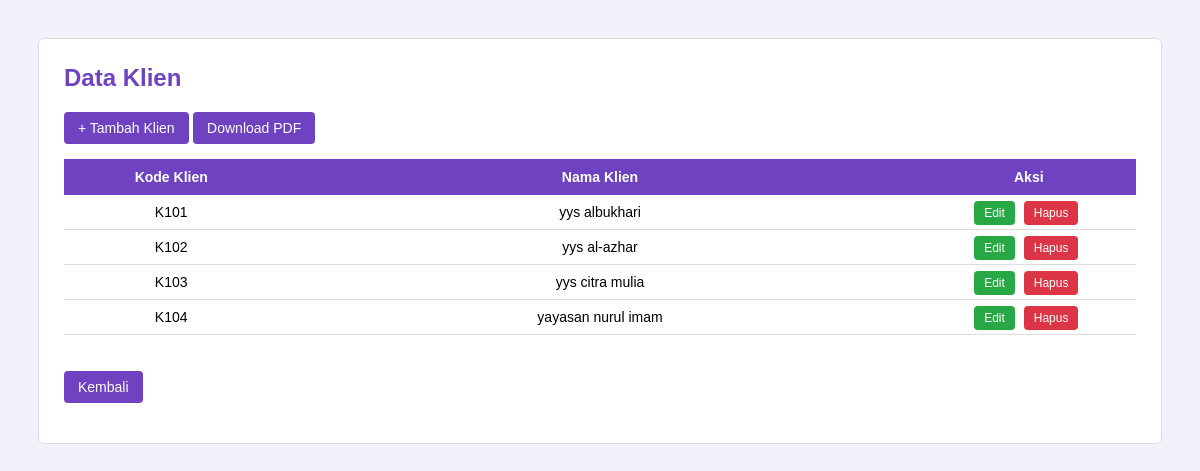
The app's page /user/index.php with its own data.
### tables this page shows
CREATE TABLE `tbl_klien` (
  `id_klien` int(11) NOT NULL,
  `kode_klien` varchar(20) NOT NULL,
  `nama_klien` varchar(100) NOT NULL
);

### user/index.php (the view, shortened to what this page needs)
<?php
include "../config/database.php";
$data = mysqli_query($conn, "SELECT * FROM tbl_klien");
?>
<!DOCTYPE html>
<html>
<head>
</head>
<body>
    <div class="card">
        <h2>Data Klien</h2>
        <a href="add.php" class="btn">+ Tambah Klien</a>
        <a href="download_pdf.php" class="btn">Download PDF</a>
        <table>
            <tr>
                <th style="width: 20%; text-align:center;">Kode Klien</th>
                <th style="width: 60%; text-align:center;">Nama Klien</th>
                <th style="width: 20%; text-align:center;">Aksi</th>
            </tr>
            <?php while ($row = mysqli_fetch_assoc($data)) { ?>
                <tr>
                    <td style="text-align:center;"><?= $row['kode_klien']; ?></td>
                    <td style="text-align:center;"><?= $row['nama_klien']; ?></td>
                    <td style="text-align:center;">
                        <a href="edit.php?kode=<?= $row['kode_klien']; ?>" class="action-btn edit">Edit</a>
                        <a href="index.php?hapus=<?= $row['kode_klien']; ?>" onclick="return confirm('Yakin mau dihapus?')" class="action-btn delete">Hapus</a>
                    </td>
                </tr>
            <?php } ?>
        </table>
        <br><br>
        <a href="/jadwal-klien/index.php" class="btn">Kembali</a>
    </div>
</body>
</html>

### user/index.php (style rules this page uses)
body { font-family: Arial, sans-serif; background: #f3f0f9; padding: 30px; }
.card { background: #fff; padding: 25px; border-radius: 6px; border: 1px solid #ddd; }
h2 { margin-top: 0; color: #6f42c1; }
.btn { display: inline-block; margin-bottom: 15px; padding: 8px 14px; background: #6f42c1; color: #fff; text-decoration: none; border-radius: 4px; font-size: 14px; }
table { width: 100%; border-collapse: collapse; }
th { background: #6f42c1; color: #fff; padding: 10px; font-size: 14px; }
td { padding: 9px; border-bottom: 1px solid #ddd; font-size: 14px; }
.action-btn { margin-right: 5px; padding: 5px 10px; font-size: 12px; border-radius: 4px; text-decoration: none; color: #fff; }
.delete { background: #dc3545; }
.edit { background: #28a745; }

### records on screen
tbl_klien: kode_klien "K101", nama_klien "yys albukhari"
tbl_klien: kode_klien "K102", nama_klien "yys al-azhar"
tbl_klien: kode_klien "K103", nama_klien "yys citra mulia"
tbl_klien: kode_klien "K104", nama_klien "yayasan nurul imam"
